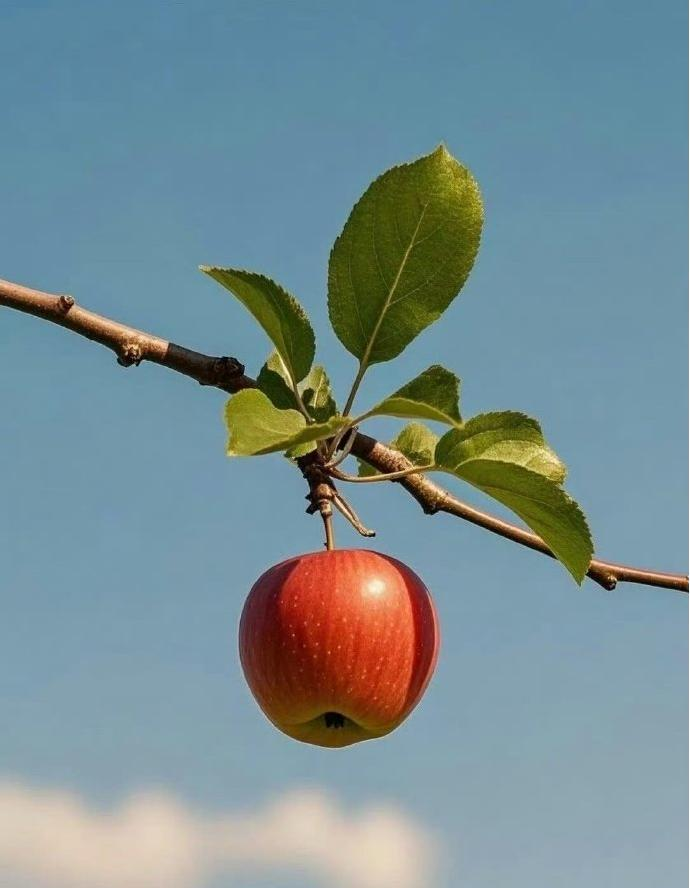
#> input picture 高职课件/计算机视觉/3 项目3：特征提取与匹配/1.jpg, 690 x 888 px
$ jupyter execute '3.1 特征提取.ipynb'
#> lines starting #> are read from the running program, lines starting #| are printed output that depends on the picture; after the words box and inside, x2 and y2 are one past the last pixel; in counts of white or black regions, pixels touching at a corner belong together
# 特征提取

在计算机视觉中，**特征**（Feature）是图像中具有代表性和可区分性的点、线或区域。它们就像是图像的“指纹”或“关键信息点”。
通过对图像特征的提取，可以将图像转换为可处理的数字形式，从而使计算机能够理解和处理图像。

**为什么需要特征？**

当你要识别一张照片中的物体。你不会去看照片中的每一个像素，而是会关注一些特别的地方，比如物体的轮廓、角点、特殊的纹理等。计算机也是一样，通过提取特征，我们可以：

1.  **简化数据**：将一张巨大的图像（几百万个像素）简化为几百个特征点。
2.  **实现鲁棒性**：好的特征在图像发生旋转、缩放、光照变化时，仍然能够被识别出来。
3.  **应用广泛**：特征是实现图像识别、目标跟踪、图像拼接、三维重建等高级应用的基础。

**好的特征应具备的特点：**

| 特点 | 描述 |
| :--- | :--- |
| **可重复性** (Repeatability) | 即使图像发生变化（如视角、光照），该特征点仍能被检测到。 |
| **可区分性** (Distinctiveness) | 每个特征点周围的区域都应该足够独特，以便与其他特征点区分开。 |
| **局部性** (Locality) | 特征只依赖于其周围的小区域，这使得它对图像遮挡不敏感。 |
| **数量适中** (Quantity) | 数量不能太少（信息不足），也不能太多（计算量过大）。 |

## 1. 边缘检测与角点检测

在计算机视觉中，边缘和角点是图像中具有重要意义的特征。

关于边缘检测的内容在上一节中我们已经讲解过，本节课的重点我们将放在角点检测上。

### 1.1 边缘检测
边缘是图像中灰度值明显变化的地方，可以用来表示图像中物体的边界信息。
在计算机视觉中，常用的边缘检测算法包括 Sobel 算法、Canny 算法等。

【详细内容可以查看《项目2：基于场景的图像处理基础的第四节》内容】

### 1.2 角点检测
**角点**（Corner）是比边缘更稳定的特征。它通常是两条或多条边缘的交点，在图像中具有很高的局部独特性。

**角点的特点：**

*   **平坦区域**：在任何方向上移动小窗口，灰度变化都很小。
*   **边缘区域**：沿着边缘方向移动小窗口，灰度变化很小；垂直于边缘方向移动，灰度变化很大。
*   **角点区域**：在**任何方向**上移动小窗口，灰度变化都很大。

<div class='insertContainerBox column'>
<div class='insertItem' align=center></div>
</div>

#### 1.2.1 Harris 角点检测原理

Harris 角点检测是最早、最著名的角点检测算法之一。它的核心思想是：**利用一个滑动窗口，计算窗口内像素灰度值在各个方向上的变化量。**

1.  **计算灰度变化**：通过计算图像的梯度（$I_x$ 和 $I_y$），来衡量窗口在 $x$ 和 $y$ 方向上移动时的灰度变化。
2.  **构建结构张量**：利用梯度信息构建一个 $2 \times 2$ 的矩阵 $M$（也叫结构张量）。
3.  **计算响应函数 $R$**：通过矩阵 $M$ 的特征值 $\lambda_1$ 和 $\lambda_2$ 来计算一个角点响应值 $R$。
    $$R = \det(M) - k \cdot (\text{Trace}(M))^2$$
    其中 $\det(M) = \lambda_1 \lambda_2$，$\text{Trace}(M) = \lambda_1 + \lambda_2$。
    *   如果 $R$ 值很大且为正，说明 $\lambda_1$ 和 $\lambda_2$ 都很大，是**角点**。
    *   如果 $R$ 值很小（接近于零），说明 $\lambda_1$ 或 $\lambda_2$ 至少有一个很小，是**平坦区域**或**边缘**。
4.  **阈值化**：设置一个阈值，将 $R$ 值大于阈值的点标记为角点。

Harris 角点检测算法基于图像的灰度值变化来判断是否为角点。该算法计算每个像素点周围邻域的自相关矩阵，并用矩阵的特征值来判断该点是否为角点。

如果特征值都比较大，则该点为角点；如果只有一个特征值比较大，则该点为边缘点；如果两个特征值都比较小，则该点为平滑区域。

[cell 1]
import cv2
import numpy as np
import matplotlib.pyplot as plt

# 1. 读取图像
image_path = "1.jpg"  # 替换为你的图片路径
img = cv2.imread(image_path)
#> img is the input picture: shape (888, 690, 3); mean B, G, R 146.6, 141.6, 119.6

# 确保图像存在
if img is None:
    print("无法加载图像，请检查路径是否正确！")
    exit()

# 2. 转换为灰度图像（Harris 角点检测需要灰度图像）
gray_img = cv2.cvtColor(img, cv2.COLOR_BGR2GRAY)
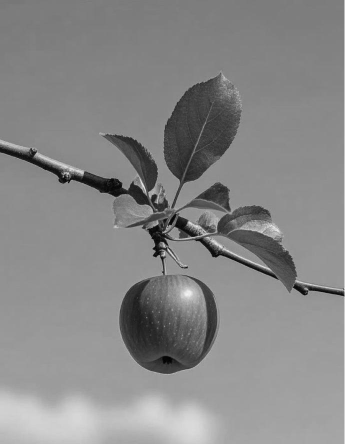
#> gray_img: shape (888, 690) (shown at 1/2 size); min 0, max 254, mean 135.6

# 3. 转换为浮点型（Harris 需要）
img_float = np.float32(gray_img)

# 4. Harris 角点检测参数
block_size = 2  # 邻域大小
ksize = 3       # Sobel 导数的光圈参数
k = 0.04        # Harris 参数

# 5. 应用 Harris 角点检测
dst = cv2.cornerHarris(img_float, block_size, ksize, k)

# 6. 对检测结果进行阈值处理，突出显示角点
# 提高阈值，减少角点数量
threshold = 0.1 * dst.max()
#> threshold = 7702268

# 获取角点的坐标
coords = np.argwhere(dst > threshold)
#> coords = 93 pairs, first value 237 to 593, second value 126 to 689

# 在原图上绘制较大的圆形标记角点
for (y, x) in coords:
    cv2.circle(img, (x, y), radius=5, color=(0, 0, 255), thickness=-1)  # 半径为5的红色圆点
#> this loop made 93 passes
#> (y, x) on passes 1 to 8: (237, 338), (237, 340), (347, 132), (348, 132), (350, 138), (352, 127), (354, 126), (354, 127)
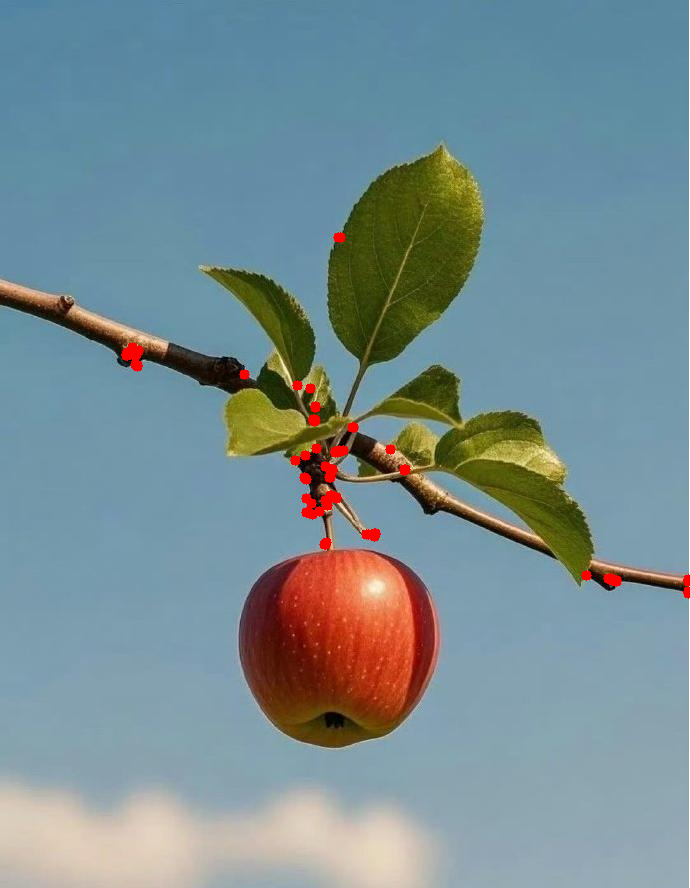
#> img: shape (888, 690, 3); 0.55% of pixels changed, all inside (x1, y1, x2, y2) = (121, 232, 690, 599)

# 7. 显示结果
# 使用 Matplotlib 显示图像
plt.figure(figsize=(8, 6))
plt.imshow(cv2.cvtColor(img, cv2.COLOR_BGR2RGB))  # 将 BGR 转换为 RGB
plt.title("Harris Corner Detection")
plt.axis("off")  # 关闭坐标轴
plt.show()

上面这个图我们可以看到一些红点，这些红点就是使用 Harris 检测出的角点。

#### 1.2.2 Shi-Tomasi 角点检测算法

Shi-Tomasi 角点检测算法是对 Harris 角点检测算法的改进，它计算每个像素点周围邻域的最小特征值，并用最小特征值来判断该点是否为角点。该算法比 Harris 算法更加稳健，能够更好地处理图像中的噪声和图像变换。

Shi-Tomasi 算法通过计算每个像素点的自相关矩阵（也称为协方差矩阵）来评估该点是否为角点。

[cell 2]
import cv2
import numpy as np
import matplotlib.pyplot as plt

# 1. 读取图像
image_path = "1.jpg"  # 替换为你的图片路径
img = cv2.imread(image_path)

# 确保图像存在
if img is None:
    print("无法加载图像，请检查路径是否正确！")
    exit()

# 2. 转换为灰度图像（Shi-Tomasi 角点检测需要灰度图像）
gray_img = cv2.cvtColor(img, cv2.COLOR_BGR2GRAY)

# 3. Shi-Tomasi 角点检测参数
max_corners = 100  # 最大角点数量
quality_level = 0.1  # 提高角点检测的质量水平（阈值）
min_distance = 10  # 角点之间的最小欧几里得距离
block_size = 3  # 邻域大小
use_harris = False  # 是否使用 Harris 角点检测（False 表示使用 Shi-Tomasi）
k = 0.04  # Harris 参数（如果 use_harris=True）

# 4. 应用 Shi-Tomasi 角点检测
corners = cv2.goodFeaturesToTrack(gray_img, maxCorners=max_corners, qualityLevel=quality_level,
                                  minDistance=min_distance, blockSize=block_size, useHarrisDetector=use_harris, k=k)
#> corners = 100 rows, first 8: [687, 591], [314, 420], [374, 533], [135, 353], [134, 364], [331, 468], [339, 450], [330, 494]

# 5. 绘制角点
if corners is not None:
    corners = np.int32(corners)  # 转换为整数坐标
#> corners = contour of 100 points, box (x1, y1, x2, y2) (39, 146, 688, 699), area 37515
    for corner in corners:
        x, y = corner.ravel()  # 获取角点坐标
        cv2.circle(img, (x, y), radius=5, color=(0, 255, 0), thickness=-1)  # 用绿色圆圈标记角点
#> this loop made 100 passes
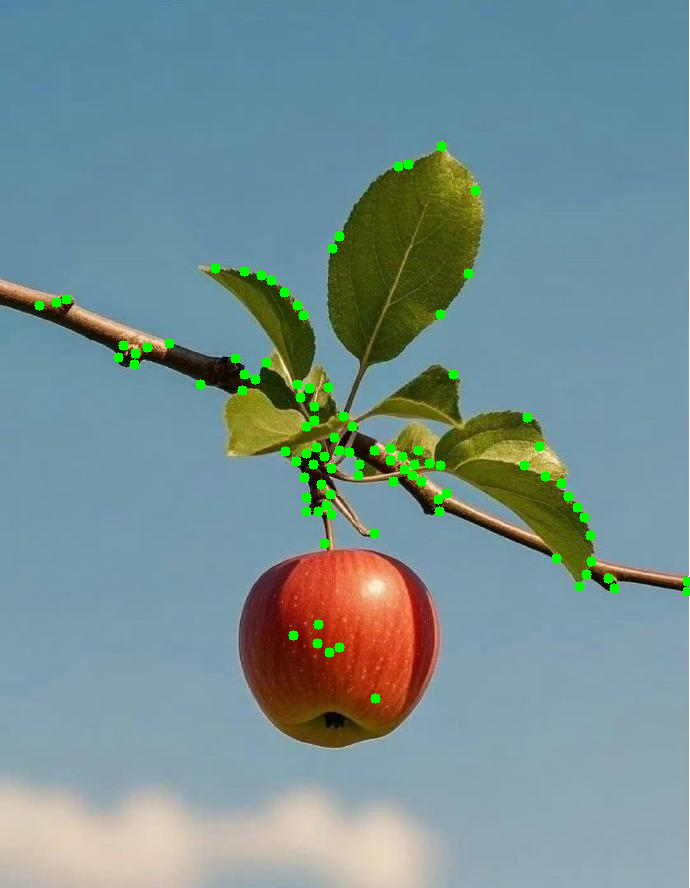
#> img: shape (888, 690, 3); 1.32% of pixels changed, all inside (x1, y1, x2, y2) = (34, 141, 690, 704)

# 6. 显示结果
# 使用 Matplotlib 显示图像
plt.figure(figsize=(8, 6))
plt.imshow(cv2.cvtColor(img, cv2.COLOR_BGR2RGB))  # 将 BGR 转换为 RGB
plt.title("Shi-Tomasi Corner Detection")
plt.axis("off")  # 关闭坐标轴
plt.show()

同样的，上面图片中的绿点就是检测出的角点。

#### 1.2.3 FAST 角点检测算法
FAST 全称 Features from accelerated segment test,一种用于角点检测的算法，该算法的原理是取图像中检测点，以该点为圆心的周围的16个像素点判断检测点是否为角点。通俗的讲就是中心的的像素值比大部分周围的像素值要亮一个阈值或者暗一个阈值则为角点。

[cell 3]
import cv2
import numpy as np
import matplotlib.pyplot as plt

# 1. 读取图像
image_path = "1.jpg"  # 替换为你的图片路径
img = cv2.imread(image_path)

# 确保图像存在
if img is None:
    print("无法加载图像，请检查路径是否正确！")
    exit()

# 2. 转换为灰度图像（FAST 角点检测需要灰度图像）
gray_img = cv2.cvtColor(img, cv2.COLOR_BGR2GRAY)

# 3. 初始化 FAST 检测器
fast = cv2.FastFeatureDetector_create()

# 4. 设置 FAST 检测器的参数
fast.setNonmaxSuppression(True)  # 启用非极大值抑制
fast.setThreshold(50)  # 提高亮度差阈值，减少角点数量

# 5. 检测角点
keypoints = fast.detect(gray_img, None)
#> keypoints = 281 keypoints; strongest (x, y, size): (313, 419, 7), (330, 477, 7), (325, 544, 7), (374, 534, 7)

# 6. 绘制角点
img_with_keypoints = cv2.drawKeypoints(img, keypoints, None, color=(0, 255, 0))
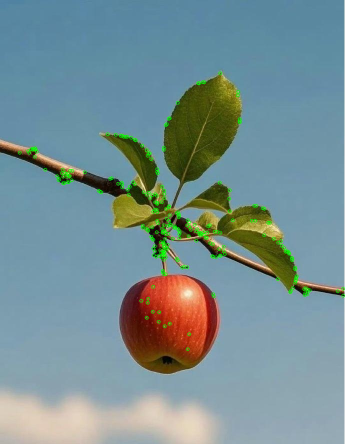
#> img_with_keypoints: shape (888, 690, 3) (shown at 1/2 size); mean B, G, R 146, 143.1, 118.6

# 7. 显示结果
plt.figure(figsize=(8, 6))
plt.imshow(cv2.cvtColor(img_with_keypoints, cv2.COLOR_BGR2RGB))  # 将 BGR 转换为 RGB
plt.title("FAST Corner Detection")
plt.axis("off")  # 关闭坐标轴
plt.show()

上方图片中的空心绿圈，就是检测出的角点。

#### 1.2.4 Harris 角点检测、Shi-Tomasi 角点检测和 FAST 角点检测的比较
| 特性        | Harris 角点检测                | Shi-Tomasi 角点检测                                                       | FAST 角点检测                            |
| --------- | -------------------------- | --------------------------------------------------------------------- | ------------------------------------ |
| **算法原理**  | 基于自相关矩阵的特征值，检测局部变化最大的点。    | 基于最小特征值，选择局部变化最大的方向上的角点。                                              | 检测一个像素周围的圆环区域，判断是否为角点。               |
| **角点质量**  | 对角点的定义较为严格，适合检测强角点。        | 更注重角点的稳定性和可靠性，适合检测弱角点。                                                | 检测速度快，但角点质量可能不如 Harris 和 Shi-Tomasi。 |
| **参数调整**  | 需要调整阈值和邻域大小（`block_size`）。 | 需要调整质量水平（`quality_level`）、最大角点数量（`max_corners`）和最小距离（`min_distance`）。 | 主要参数是亮度差阈值（`threshold`）和是否启用非极大值抑制。  |
| **角点数量**  | 阈值较高时，角点数量较少；降低阈值可增加角点数量。  | 通过调整 `quality_level` 和 `max_corners` 控制角点数量。                          | 提高阈值减少角点数量，降低阈值增加角点数量。               |
| **计算复杂度** | 计算较为复杂，需要计算自相关矩阵的特征值。      | 计算相对简单，直接基于最小特征值。                                                     | 计算非常快速，适合实时应用。                       |
| **适用场景**  | 适用于对角点质量要求较高的场景，如特征匹配。     | 适用于需要检测大量角点的场景，如光流跟踪。                                                 | 适用于需要快速检测角点的实时应用，如视频处理。              |
| **优点**    | 角点质量高，适合复杂图像。              | 稳定性强，适合检测弱角点。                                                         | 速度快，适合实时应用。                          |
| **缺点**    | 计算复杂，速度较慢。                 | 参数较多，调整复杂。                                                            | 角点质量可能较低，依赖于阈值。                      |

## 2. 特征描述符 (Descriptor)

仅仅找到特征点（如角点）是不够的，我们还需要一个“身份证”来描述这个特征点周围的区域，这就是**特征描述符**（Feature Descriptor）。

**特征描述符的作用：**

*   它是一个**向量**，用于量化描述特征点周围的局部图像信息（如梯度方向、像素分布等）。
*   它必须具有**独特性**，以便在另一张图像中找到与之匹配的特征点。
*   它必须具有**不变性**，即图像发生旋转、缩放、光照变化时，描述符的值应该保持不变或变化很小。

### 2.1 ORB 描述符

ORB（Oriented FAST and Rotated BRIEF）是一种高效且性能优异的特征提取和描述算法。它结合了：

*   **FAST**：用于快速检测关键点（Keypoint）。
*   **BRIEF**：用于生成紧凑的二值描述符（Descriptor）。

ORB 描述符的特点是：**计算速度快**，并且生成的描述符是**二值**的（只包含 0 和 1），这使得后续的匹配速度也非常快。

**主要流程是这样的：**
1. 关键点检测：ORB 算法先用 FAST 算法在图像里找出一些重要的点，这些点就是关键点，就像在图片中找到一些特别显眼的位置。
2. 特征描述：找到关键点后，用 BRIEF 算法给每个关键点“画个像”，生成一个特征描述子，方便后续比较这些点。
3. 提高鲁棒性：为了让算法在图像旋转后也能认出关键点，ORB 给每个关键点定了一个方向。在描述特征时，把描述子按照这个方向调整一下，这样不管图像怎么旋转，描述子都能保持一致，这就是旋转不变性。

总结一下，ORB 算法就是先找关键点，再给关键点“画像”，并且通过方向调整让这个“画像”在旋转后也能被认出来，这样算法就更稳定了。

[cell 4]
import cv2
import matplotlib.pyplot as plt

# 读取图像
image = cv2.imread('1.jpg', cv2.IMREAD_GRAYSCALE)  # 替换为你的图像路径
if image is None:
    print("无法加载图像，请检查路径是否正确！")
    exit()

# 初始化 ORB 检测器，提高阈值
# 默认阈值为20，提高阈值可以减少检测到的关键点数量
orb = cv2.ORB_create(nfeatures=500, edgeThreshold=15, patchSize=31, fastThreshold=30)

# 检测关键点并计算描述子
keypoints, descriptors = orb.detectAndCompute(image, None)
#> keypoints = 500 keypoints; strongest (x, y, size): (137, 351, 31), (374, 534, 31), (331, 497, 37.2), (339, 450, 31)

# 绘制关键点及其方向箭头
image_with_keypoints = cv2.drawKeypoints(image, keypoints, None, color=(0, 255, 0), flags=cv2.DRAW_MATCHES_FLAGS_DRAW_RICH_KEYPOINTS)
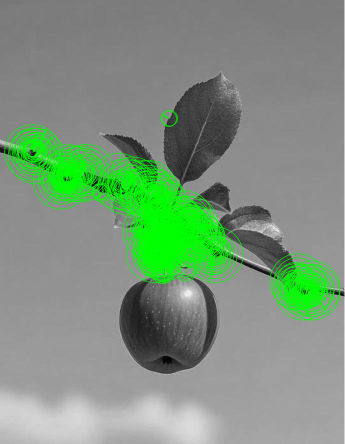
#> image_with_keypoints: shape (888, 690, 3) (shown at 1/2 size); mean of channels 0, 1, 2 125.2, 147.7, 125.2; drawn as B, G, R

# 使用 matplotlib 显示图像
plt.figure(figsize=(10, 6))
plt.imshow(image_with_keypoints, cmap='gray')  # 使用灰度图显示
plt.title('ORB Key Points with Direction')
plt.axis('off')  # 关闭坐标轴
plt.show()

**结果解释：**
- 绿色圆圈：表示检测到的关键点位置，数量减少。
- 方向箭头：表示关键点的方向，箭头方向与图像局部结构相关。
- 箭头长度：表示关键点的尺度大小，较长的箭头表示关键点周围的特征区域较大。

**ORB 算法的关键点和描述子**
- 关键点检测（FAST）：ORB 算法使用 FAST 算法来检测关键点。FAST 算法通过检测图像中的角点来快速找到关键点，这些角点通常是图像中变化最显著的地方。
- 描述子提取（BRIEF）：检测到关键点后，ORB 算法使用 BRIEF 算法来提取每个关键点的描述子。BRIEF 是一种非常高效的描述子提取方法，它通过比较关键点周围像素对的亮度差异来生成描述子。

### 2.2 SIFT 特征检测
SIFT（Scale-Invariant Feature Transform，尺度不变特征变换）是一种非常经典的特征检测和描述算法，广泛应用于计算机视觉领域，如图像匹配、目标识别和三维重建等。

SIFT 算法能够检测到图像中的关键点，并为每个关键点生成一个描述子，这些描述子具有尺度不变性和旋转不变性。

**尺度不变性**
- 尺度不变性是指特征检测和描述算法能够在不同尺度（大小）的图像中检测到相同的特征点，并生成一致的描述子。这意味着即使图像被放大或缩小，算法仍能识别出相同的特征点，从而保证特征匹配的准确性。

**旋转不变性**
- 旋转不变性是指特征检测和描述算法能够在旋转后的图像中检测到相同的特征点，并生成一致的描述子。这意味着无论图像如何旋转，算法都能识别出相同的特征点，从而保证特征匹配的准确性。

[cell 5]
import cv2
import matplotlib.pyplot as plt

# 读取图像
image = cv2.imread('1.jpg', cv2.IMREAD_GRAYSCALE)  # 替换为你的图像路径
if image is None:
    print("无法加载图像，请检查路径是否正确！")
    exit()

# 初始化 SIFT 检测器
sift = cv2.SIFT_create()

# 检测关键点并计算描述子
keypoints, descriptors = sift.detectAndCompute(image, None)
#> keypoints = 908 keypoints; strongest (x, y, size): (373, 535, 2.6), (126, 353, 2), (331, 478, 1.8), (135, 353, 1.9)

# 绘制关键点及其方向箭头
image_with_keypoints = cv2.drawKeypoints(image, keypoints, None, color=(0, 255, 0), flags=cv2.DRAW_MATCHES_FLAGS_DRAW_RICH_KEYPOINTS)
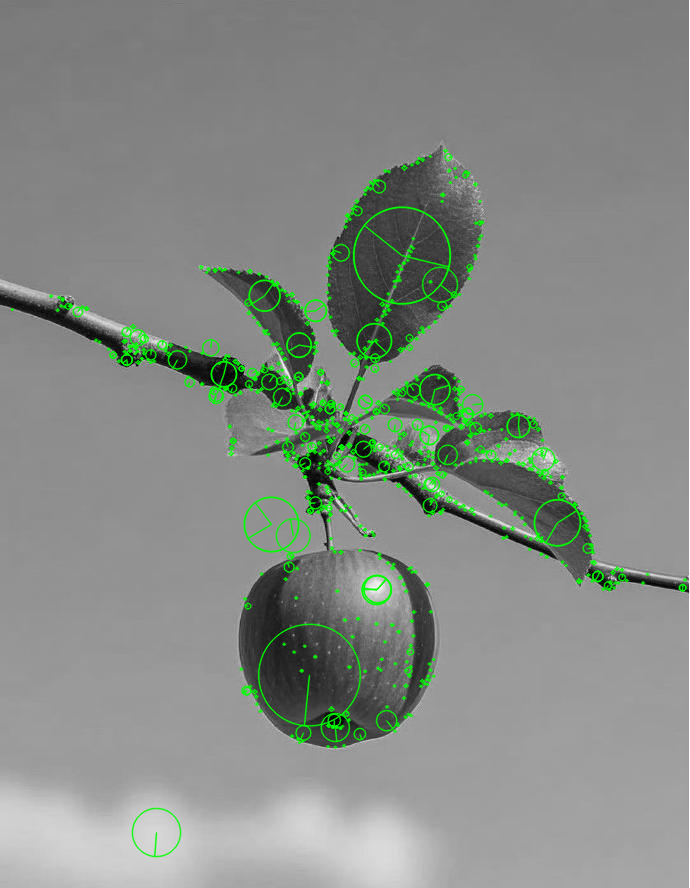
#> image_with_keypoints: shape (888, 690, 3); mean of channels 0, 1, 2 133.2, 139.3, 133.2; drawn as B, G, R

# 使用 matplotlib 显示图像
plt.figure(figsize=(10, 6))
plt.imshow(cv2.cvtColor(image_with_keypoints, cv2.COLOR_BGR2RGB))  # 转换为 RGB 格式以正确显示颜色
plt.title('SIFT Key Points with Direction')
plt.axis('off')  # 关闭坐标轴
plt.show()
